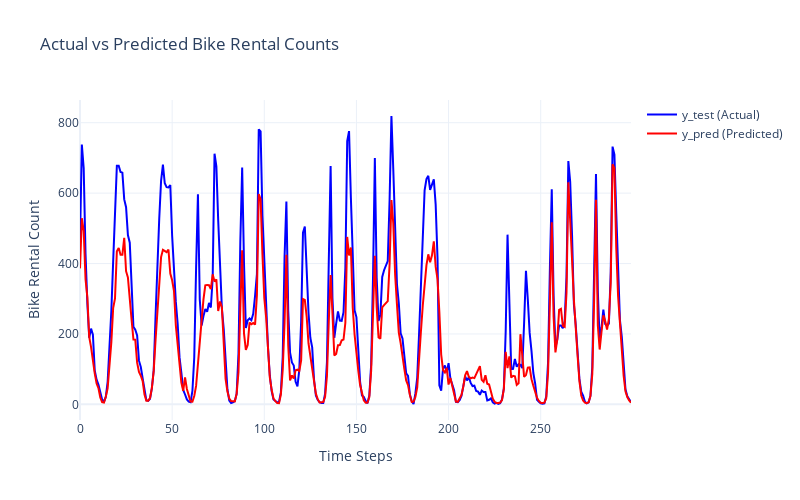

Notebook source saved alongside this figure:
### Markdown cell above
### Comment

- The model tends to underpredict during most of the high-peak periods.
- This suggests that the model is underestimating the number of bike rentals.

### Code cell
import plotly.graph_objects as go

n: int = 300

fig = go.Figure()

# Add actual values trace
fig.add_trace(
    go.Scatter(
        x=list(range(n)),
        y=y_test[:n],
        mode="lines",
        name="y_test (Actual)",
        line={"color": "blue", "width": 2},
    )
)

# Add predicted values trace
fig.add_trace(
    go.Scatter(
        x=list(range(n)),
        y=y_pred[:n],
        mode="lines",
        name="y_pred (Predicted)",
        line={"color": "red", "width": 2},
    )
)

# Update layout for better visualization
fig.update_layout(
    title="Actual vs Predicted Bike Rental Counts",
    xaxis_title="Time Steps",
    yaxis_title="Bike Rental Count",
    hovermode="x unified",
    template="plotly_white",
    width=800,
    height=500,
)

# Show the interactive plot
fig.show()

### Figure 1 — Plotly figure (JSON) as saved in the notebook; plotly's stock layout.template omitted (floating-point values rounded to 4 significant figures; data arrays with more than 128 entries replaced by an {"elided": "..."} marker saying what was removed)
{"data": [{"line": {"color": "blue", "width": 2}, "mode": "lines", "name": "y_test (Actual)", "type": "scatter", "x": {"elided": "300 int values"}, "y": {"elided": "300 float values"}}, {"line": {"color": "red", "width": 2}, "mode": "lines", "name": "y_pred (Predicted)", "type": "scatter", "x": {"elided": "300 int values"}, "y": {"elided": "300 float values"}}], "layout": {"height": 500, "hovermode": "x unified", "title": {"text": "Actual vs Predicted Bike Rental Counts"}, "width": 800, "xaxis": {"title": {"text": "Time Steps"}}, "yaxis": {"title": {"text": "Bike Rental Count"}}}}
